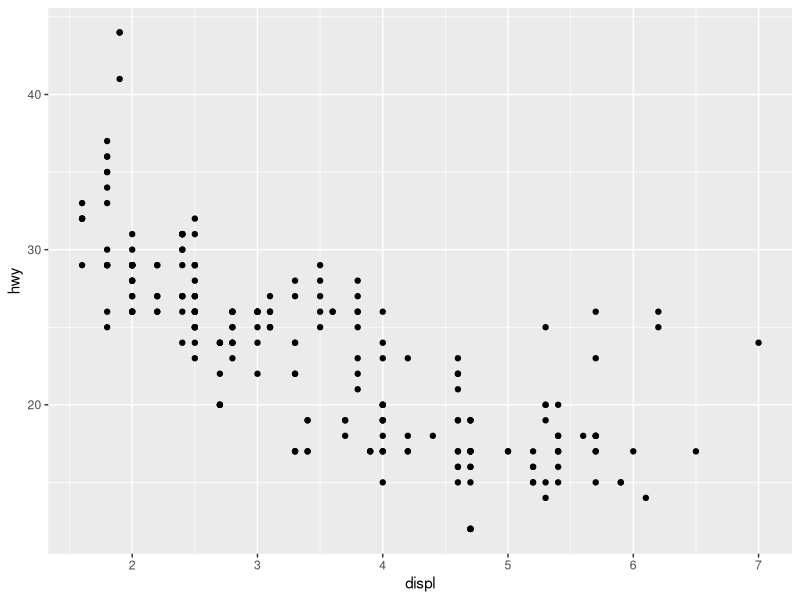
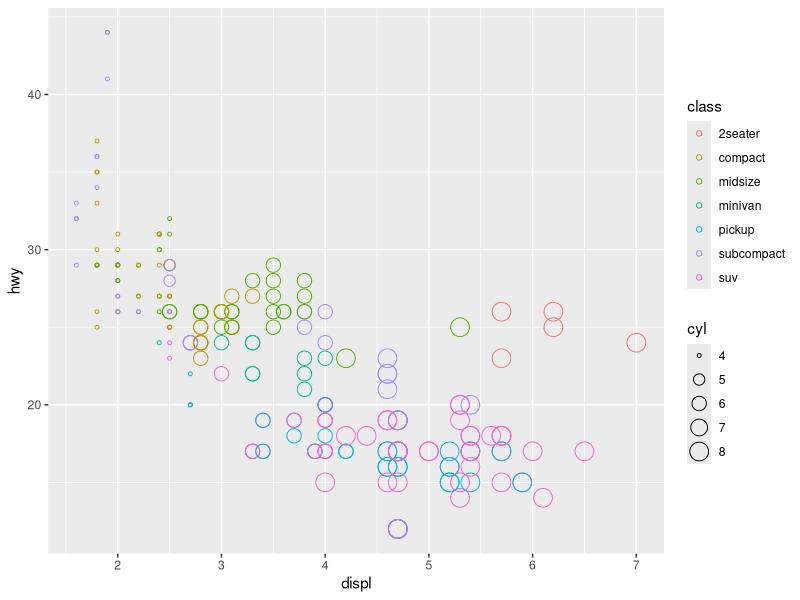
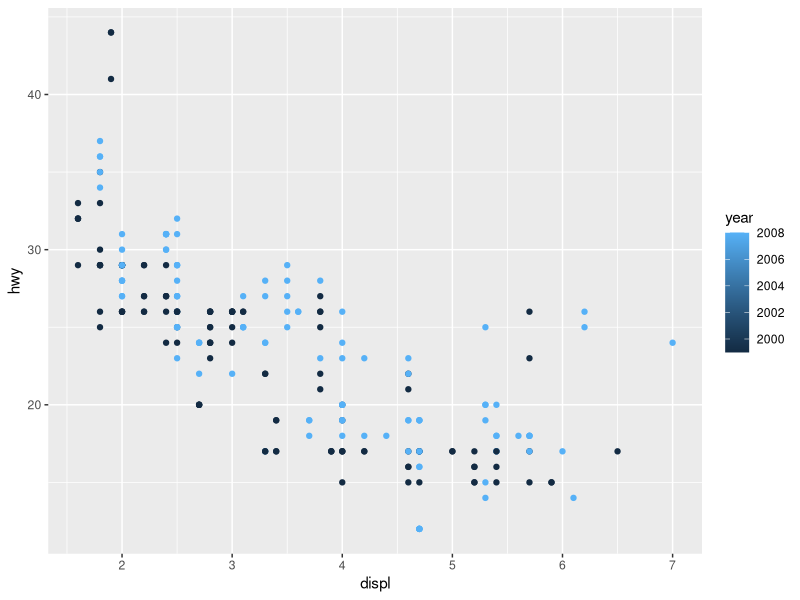
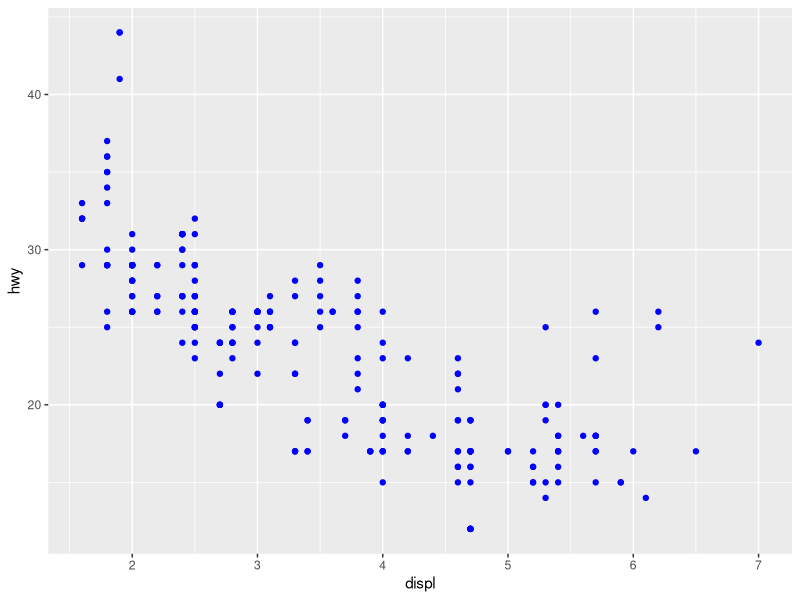
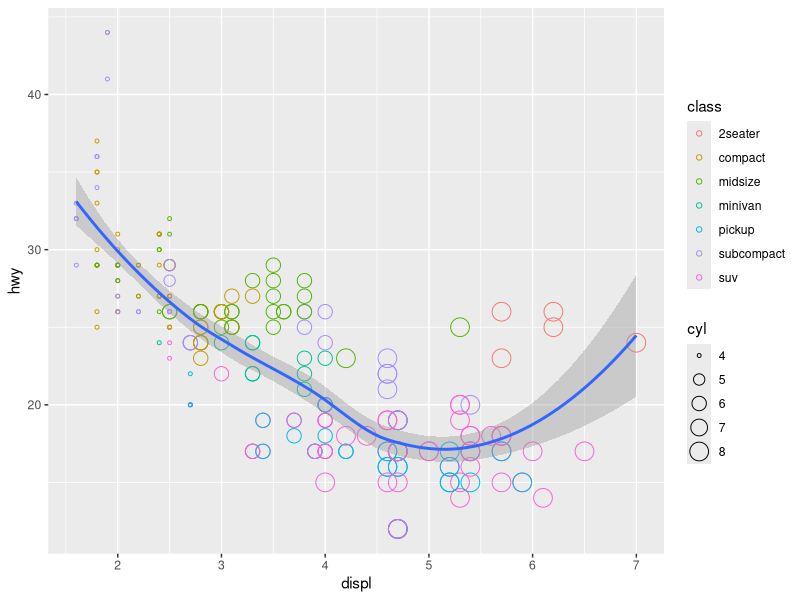
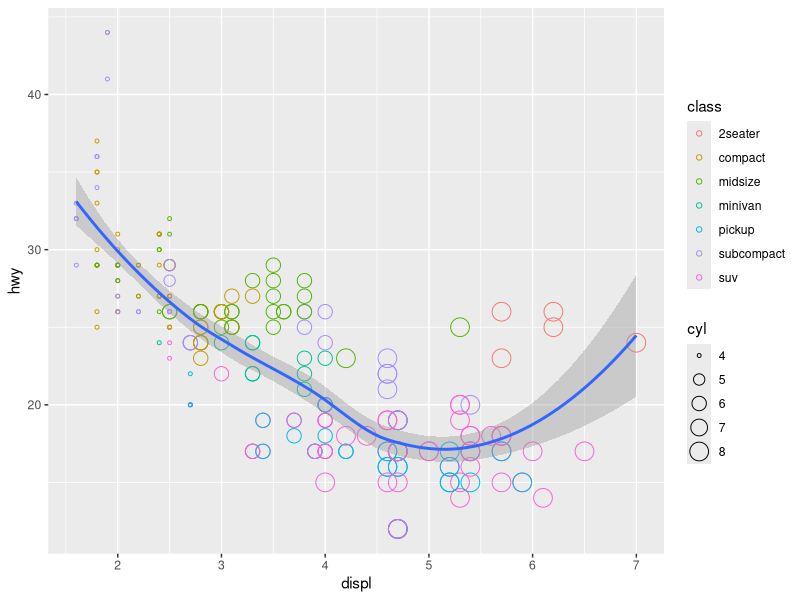
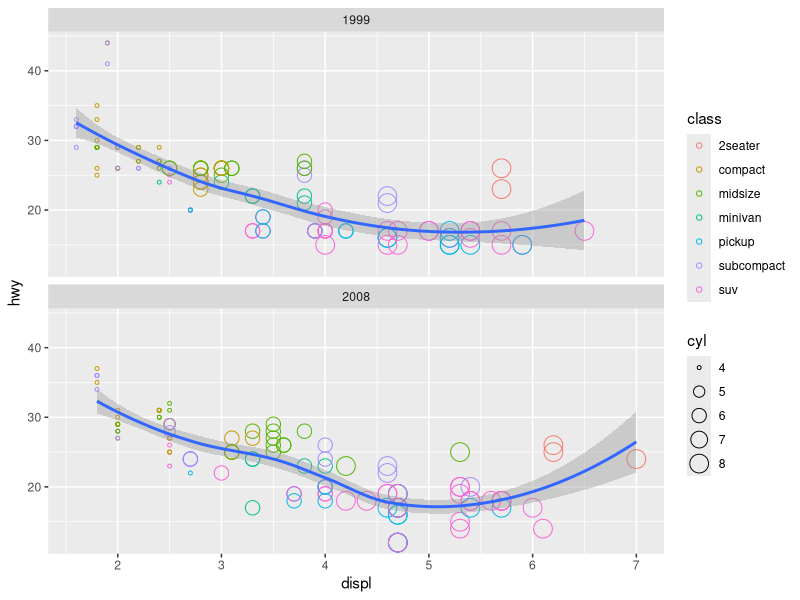
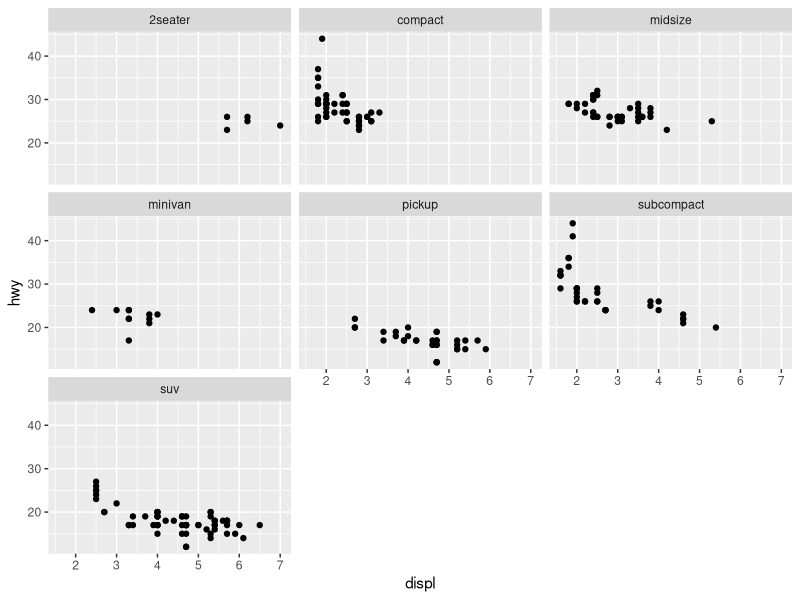

Write the R code that produced these figures, in order.
library(tidyverse)

mpg
?mpg

?cars
cars

View(mpg)

head(cars, 4)
tail(cars)

ggplot(data = mpg) +
  geom_point(mapping = aes(x = displ, y = hwy))

ggplot(data = mpg) +
  geom_point(mapping = aes(x = displ, y = hwy, color = class, size = cyl), shape = 1)

ggplot(data = mpg) +
  geom_point(mapping = aes(x = displ, y = hwy, color = year))
  
ggplot(data = mpg) +
  geom_point(mapping = aes(x = displ, y = hwy), color = "blue")
#putting the color inside the aes doesn't change the color, put it outside

ggplot(data = mpg) +
  geom_point(mapping = aes(x = displ, y = hwy, color = class, size = cyl), shape = 1) +
  geom_smooth(mapping = aes(x = displ, y = hwy))
#geo_smooth creates a smooth trendline 

ggplot(data = mpg, mapping = aes(x = displ, y = hwy)) +
  geom_point(mapping = aes(x = displ, y = hwy, color = class, size = cyl), shape = 1) +
  geom_smooth()

ggplot(data = mpg, mapping = aes(x = displ, y = hwy)) +
  geom_point(mapping = aes(x = displ, y = hwy, color = class, size = cyl), shape = 1) +
  geom_smooth() +
  facet_wrap(~ year, nrow = 2) 
#nrow = 2 puts them on top of each other
# the '~' is needed for the facet_wrap, just the way it works

#creating sub-plots for each class
ggplot(data = mpg) + 
  geom_point(mapping = aes(x = displ, y = hwy)) +
  facet_wrap(~ class)
#splitting by "class", use the facet_wrap to show all graphs by class